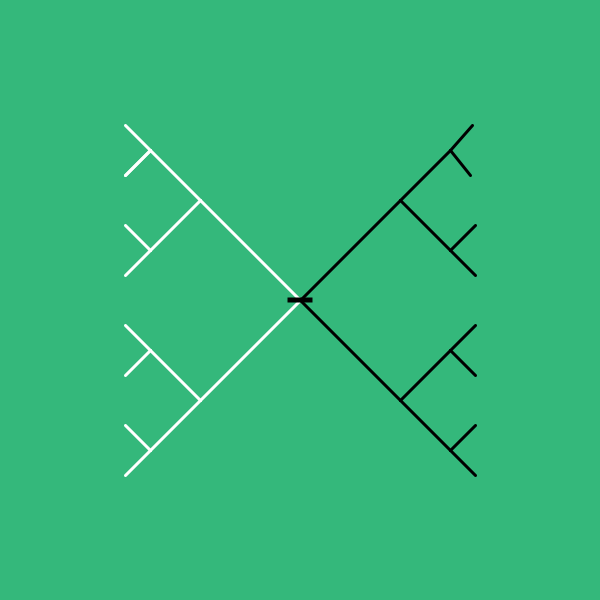
Frame 1 (no input)
Frame 60 (the mouse pressed at the canvas centre just before this capture): identical to frame 1, image omitted
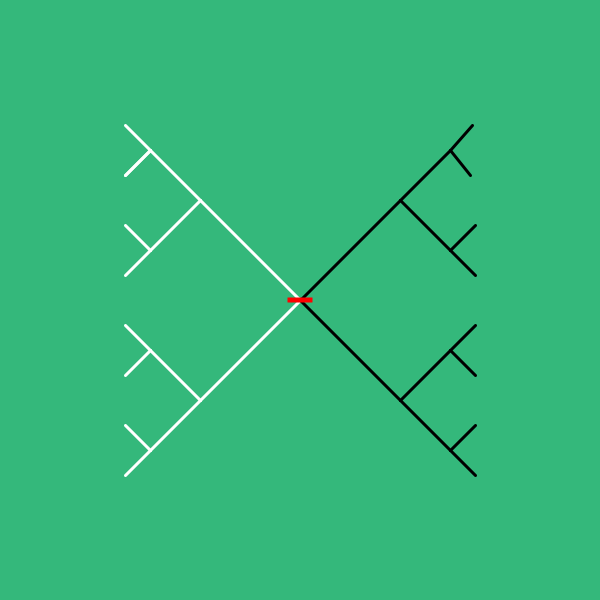
Frame 120 (the mouse held since frame 60 and released just before this capture)

The Processing sketch that drew these frames (run headless with seeded random() and noise(); from frame 60 on, the mouse is pressed at the canvas centre):

// Processing sketch: processing_112427
// ── processing_112427.pde

void setup(){
  size (600,600);
  background(52,184,123);
  
}


void draw(){
  background(52,184,123);
  //noStroke();
  fill(29,52,23);
  stroke(255,255,255);
  strokeWeight(3);
  line(200,200,300,300);
  line(200,400,300,300);
  line(150,150,200,200);
  line(150,250,200,200);
  line(150,450,200,400);
  line(150,350,200,400);
  line(125,125,150,150);
  line(125,175,150,150);
  line(125,175,150,150);
  line(125,225,150,250);
  line(125,275,150,250);
  line(125,475,150,450);
  line(125,425,150,450);
  line(125,325,150,350);
  line(125,375,150,350);
  
  stroke(0,0,0);
  strokeWeight(3);
  line(400,200,300,300);
  line(400,400,300,300);
  line(400,200,450,150);
  line(400,200,450,250);
  line(400,400,450,450);
  line(400,400,450,350);
  line(450,150,472,125);
  line(450,150,470,175);
  line(450,250,475,225);
  line(450,250,475,275);
  line(475,475,450,450);
  line(450,450,475,425);
  line(450,350,475,375);
  line(450,350,475,325);
  
  rectMode(CENTER);
  noStroke();
  fill(mouseX,0,0);
  rect(300,300,25,5);
  
 
  
  
  println(mouseX + " : " + mouseX);
  
  }
